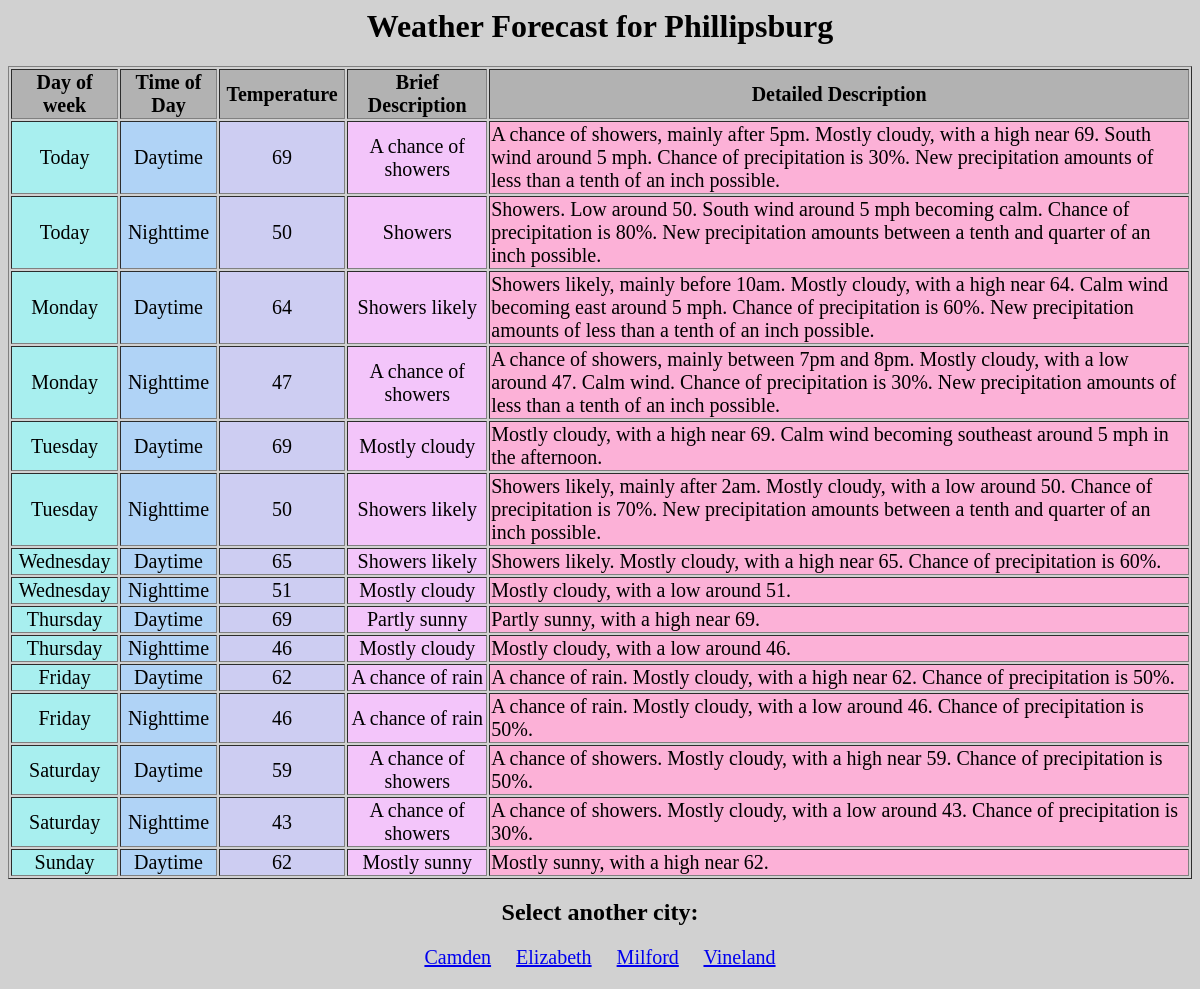
/phillipsburg.php, run on the app's committed database.
### tables this page shows
CREATE TABLE `Phillipsburg` (
  `id` int NOT NULL AUTO_INCREMENT,
  `date` varchar(60) NOT NULL,
  `dayOrNight` tinyint(1) DEFAULT '1',
  `temperature` int NOT NULL,
  `shortDesc` varchar(100) NOT NULL,
  `longDesc` varchar(500) NOT NULL,
  PRIMARY KEY (`id`)
);

### phillipsburg.php (the view, shortened to what this page needs)
<html>
    <head>
        <link rel="stylesheet" href="styles.css">
    </head>
    <body>
        <h1>Weather Forecast for Phillipsburg</h1>
        <table align="center" border="1">
            <tr>
                <td class="date-col col-title">Day of week</td>
                <td class="dn-col col-title">Time of Day</td>
                <td class="temp-col col-title">Temperature</td>
                <td class="sd-col col-title">Brief Description</td>
                <td class="ld-col col-title">Detailed Description</td>
            </tr>
            <?php
                $cnx = new mysqli('localhost', 'root', 'balls', 'forecastDB');
                $query = 'SELECT * FROM Phillipsburg';
                $cursor = $cnx->query($query);
                while ($row = $cursor->fetch_assoc()) {
                    echo '<tr>';
                    echo '<td class="date-col">' . $row['date'] . '</td>';
                    echo '<td class="dn-col">' . ($row['dayOrNight'] == 1 ? "Daytime" : "Nighttime") . '</td>';
                    echo '<td class="temp-col">' . $row['temperature'] . '</td>';
                    echo '<td class="sd-col"><p>' . $row['shortDesc'] . '</p></td>';
                    echo '<td class="ld-col"><p>' . $row['longDesc'] . '</p></td>';
                    echo '</tr>';
                }
            ?>
        </table>
        <h2>Select another city:</h2>
        <p class="links">
            <a href="display.php">Camden</a>&emsp;
            <a href="elizabeth.php">Elizabeth</a>&emsp;
            <a href="milford.php">Milford</a>&emsp;
            <a href="vineland.php">Vineland</a>
        </p>
    </body>
</html>

### styles.css (style rules this page uses)
html { background-color: rgb(209, 209, 209); }
h1 { text-align: center; }
h2 { text-align: center; }
.links { text-align: center; font-size: 20px; }
table { font-size: 20px; }
.date-col { width: 5%; text-align: center; background-color: rgb(168, 239, 239); }
.dn-col { width: 5%; text-align: center; background-color: rgb(176, 211, 246); }
.temp-col { width: 5%; text-align: center; background-color: rgb(205, 205, 242); }
.sd-col { text-align: center; width: 10%; background-color: rgb(243, 197, 250); }
.ld-col { width: 50%; background-color: rgb(252, 177, 215); }
.col-title { text-align: center; font-weight: bold; background-color: rgb(178, 178, 178); color: rgb(0, 0, 0); }

### data on the page
phillipsburg: date "Today", dayOrNight "Daytime", temperature "69", shortDesc "A chance of showers", longDesc "A chance of showers, mainly after 5pm. Mostly cloudy, with a high near 69. South wind around 5 mph. Chance of precipitation is 30%. New precipitation amounts of less than a tenth of an inch possible."
phillipsburg: date "Today", dayOrNight "Nighttime", temperature "50", shortDesc "Showers", longDesc "Showers. Low around 50. South wind around 5 mph becoming calm. Chance of precipitation is 80%. New precipitation amounts between a tenth and quarter of an inch possible."
phillipsburg: date "Monday", dayOrNight "Daytime", temperature "64", shortDesc "Showers likely", longDesc "Showers likely, mainly before 10am. Mostly cloudy, with a high near 64. Calm wind becoming east around 5 mph. Chance of precipitation is 60%. New precipitation amounts of less than a tenth of an inch possible."
phillipsburg: date "Monday", dayOrNight "Nighttime", temperature "47", shortDesc "A chance of showers", longDesc "A chance of showers, mainly between 7pm and 8pm. Mostly cloudy, with a low around 47. Calm wind. Chance of precipitation is 30%. New precipitation amounts of less than a tenth of an inch possible."
phillipsburg: date "Tuesday", dayOrNight "Daytime", temperature "69", shortDesc "Mostly cloudy", longDesc "Mostly cloudy, with a high near 69. Calm wind becoming southeast around 5 mph in the afternoon."
phillipsburg: date "Tuesday", dayOrNight "Nighttime", temperature "50", shortDesc "Showers likely", longDesc "Showers likely, mainly after 2am. Mostly cloudy, with a low around 50. Chance of precipitation is 70%. New precipitation amounts between a tenth and quarter of an inch possible."
phillipsburg: date "Wednesday", dayOrNight "Daytime", temperature "65", shortDesc "Showers likely", longDesc "Showers likely. Mostly cloudy, with a high near 65. Chance of precipitation is 60%."
phillipsburg: date "Wednesday", dayOrNight "Nighttime", temperature "51", shortDesc "Mostly cloudy", longDesc "Mostly cloudy, with a low around 51."
phillipsburg: date "Thursday", dayOrNight "Daytime", temperature "69", shortDesc "Partly sunny", longDesc "Partly sunny, with a high near 69."
phillipsburg: date "Thursday", dayOrNight "Nighttime", temperature "46", shortDesc "Mostly cloudy", longDesc "Mostly cloudy, with a low around 46."
phillipsburg: date "Friday", dayOrNight "Daytime", temperature "62", shortDesc "A chance of rain", longDesc "A chance of rain. Mostly cloudy, with a high near 62. Chance of precipitation is 50%."
phillipsburg: date "Friday", dayOrNight "Nighttime", temperature "46", shortDesc "A chance of rain", longDesc "A chance of rain. Mostly cloudy, with a low around 46. Chance of precipitation is 50%."
phillipsburg: date "Saturday", dayOrNight "Daytime", temperature "59", shortDesc "A chance of showers", longDesc "A chance of showers. Mostly cloudy, with a high near 59. Chance of precipitation is 50%."
phillipsburg: date "Saturday", dayOrNight "Nighttime", temperature "43", shortDesc "A chance of showers", longDesc "A chance of showers. Mostly cloudy, with a low around 43. Chance of precipitation is 30%."
phillipsburg: date "Sunday", dayOrNight "Daytime", temperature "62", shortDesc "Mostly sunny", longDesc "Mostly sunny, with a high near 62."
